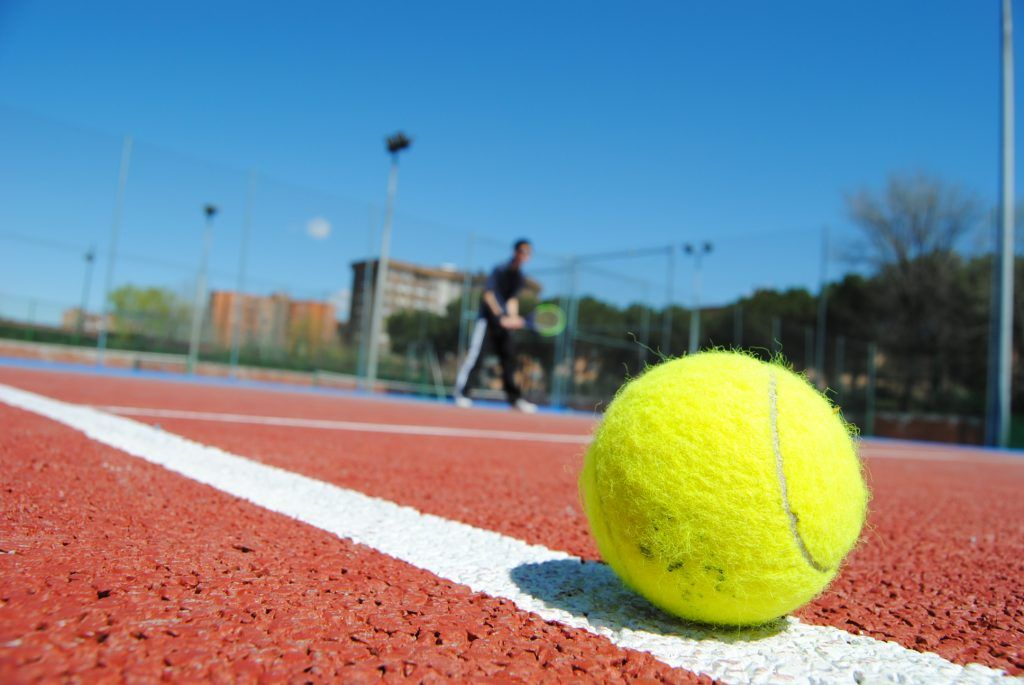
#> input picture src/tutorial-11/Imagenes/pelotaTenis_1.jpg, 1024 x 685 px
$ python resaltarPelota.py
#> lines starting #> are read from the running program, lines starting #| are printed output that depends on the picture; after the words box and inside, x2 and y2 are one past the last pixel; in counts of white or black regions, pixels touching at a corner belong together
#!/usr/bin/env python

#Se importan las librerías necesarias
import numpy as np
import cv2

#Muchas de las siguientes función son a partir de los tutoriales anteriores
def leerImagenRGB(nombreImagen, mostrar):
    imagen = cv2.imread(nombreImagen)
    if mostrar:
        cv2.imshow("Imagen RGB", imagen)
    return imagen

#La siguiente función es para filtrar una imagen por un rango de valores
def filtrarColor(imagenRGB, valorMin, valorMax, mostrar):
    imagenHSV = cv2.cvtColor(imagenRGB, cv2.COLOR_BGR2HSV)
    if mostrar:
        cv2.imshow("Imagen HSV", imagenHSV)

    #La función cv2.inRange va a retornar la imagen Binaria
    filtro = cv2.inRange(imagenHSV, valorMin, valorMax)
    return filtro

#Función para obtener los contornos de una imagen y mostrarla
def obtenerContornos(imagenBinaria, mostrar):
    contornos, jerarquia = cv2.findContours(
        imagenBinaria,
        cv2.RETR_EXTERNAL,
        cv2.CHAIN_APPROX_SIMPLE)

    if mostrar:
        cv2.drawContours(
            imagenBinaria,                 #Imagen a procesar
            contornos,                      #Contornos a dibujar
            -1,                             #Indica el contorno que se marcará (-1 para todos)
            (255, 0, 0),                    #Color del contorno
            1)                              #Grosor del contorno
        cv2.imshow("Imagen Contorno", imagenBinaria)
    return contornos

#Función para obtener el centroide de un contorno
def obtenerCentroide(contorno):
    M = cv2.moments(contorno)
    cx = -1
    cy = -1
    if M['m00'] != 0:
        cx = int(M['m10']/M['m00'])
        cy = int(M['m01']/M['m00'])
    return cx, cy

#Función que sirve para procesar los contornos y mostrarlos
def dibujarContornos(imagenOriginal, imagenBinaria, listaContornos, mostrar):
    imagenNegra = np.zeros(imagenOriginal.shape, np.uint8)

    for contorno in listaContornos:
        area = cv2.contourArea(contorno)
        if area > 300:
            ((x, y), radio) = cv2.minEnclosingCircle(contorno)
            cv2.drawContours(imagenNegra, [contorno], -1, (255, 255, 255), 1)
            cv2.drawContours(imagenOriginal, [contorno], -1, (0, 255, 0), 1)
            cx, cy = obtenerCentroide(contorno)
            cv2.circle(imagenNegra, (int(cx), int(cy)), int(radio), (0, 255, 255), 2)
            cv2.circle(imagenOriginal, (int(cx), int(cy)), int(radio), (0, 255, 255), 2)

    if mostrar:
        cv2.imshow("Imagen Negra", imagenNegra)
        cv2.imshow("Imagen Original", imagenOriginal)

def main():
    nombreImagen = "./Imagenes/pelotaTenis_1.jpg"
    amarilloMin = (30, 100, 20)
    amarilloMax = (60, 240, 255)

    imagenRGB = leerImagenRGB(nombreImagen, False)
#> in leerImagenRGB, imagen is the input picture: shape (685, 1024, 3); mean B, G, R 139.8, 136, 124.9
    imagenBinaria = filtrarColor(imagenRGB, amarilloMin, amarilloMax, True)
#> in filtrarColor, `imagenHSV = cv2.cvtColor(imagenRGB, cv2.COLOR_BGR2HSV)`: imagenHSV: shape (685, 1024, 3); mean H, S, V 64.1, 136.8, 185.2
#> in filtrarColor, `filtro = cv2.inRange(imagenHSV, valorMin, valorMax)`:
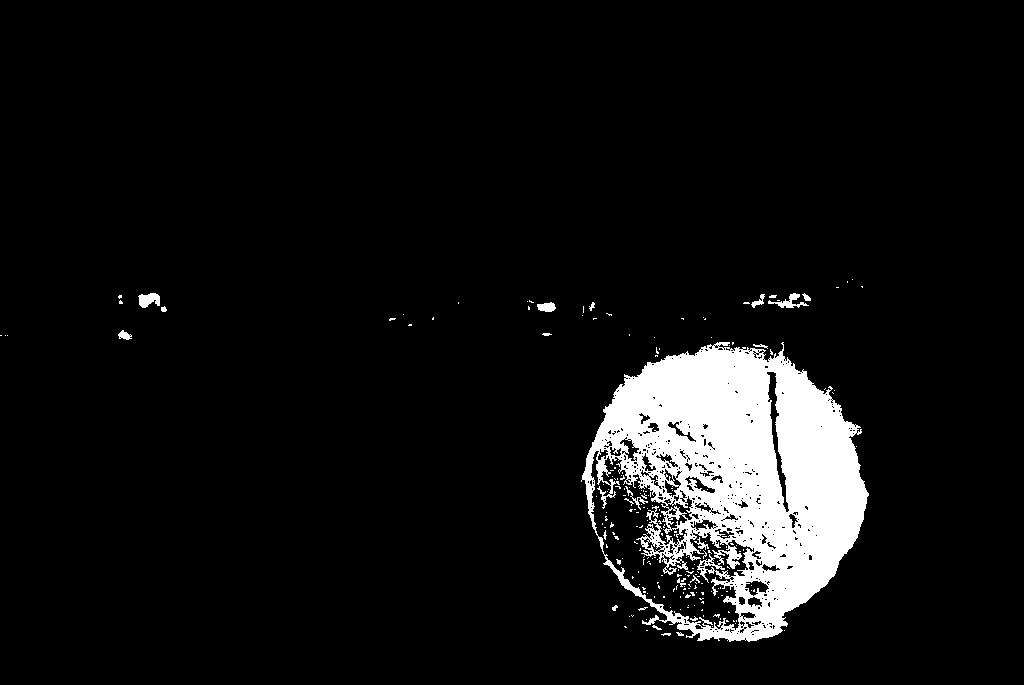
#> filtro: shape (685, 1024); 7.1% white; 213 white regions (192 under 20 px)
    listaContornos = obtenerContornos(imagenBinaria, False)
#> in obtenerContornos, `contornos, jerarquia = cv2.findContours( imagenBinaria, cv2.RETR_EXTER..`: contornos = 62 contours, 55 with area under 20; largest, box (x1, y1, x2, y2) and area: (581, 342, 869, 642) 62768, (138, 293, 160, 308) 198, (768, 293, 809, 308) 154, (537, 302, 556, 312) 118, (118, 330, 132, 340) 66, (751, 294, 765, 308) 54, (802, 293, 811, 301) 28; jerarquia = 62 rows, first 6: [1, -1, -1, -1], [2, 0, -1, -1], [3, 1, -1, -1], [4, 2, -1, -1], [5, 3, -1, -1], [6, 4, -1, -1]
#> listaContornos has the same summary as contornos in obtenerContornos
    dibujarContornos(imagenRGB, imagenBinaria, listaContornos, True)
#> the loop in dibujarContornos, `for contorno in listaContornos:` made 62 passes
#> (area, x, y, radio, cx, cy) on pass 23: (62768, 721.3, 486.9, 157.5, 724, 489)
#> area on passes 31, 47, 55, 56, 57, 58: 66.5, 117.5, 53.5, 28.5, 153.5, 198.5
#> after the loop in dibujarContornos, `for contorno in listaContornos:`:
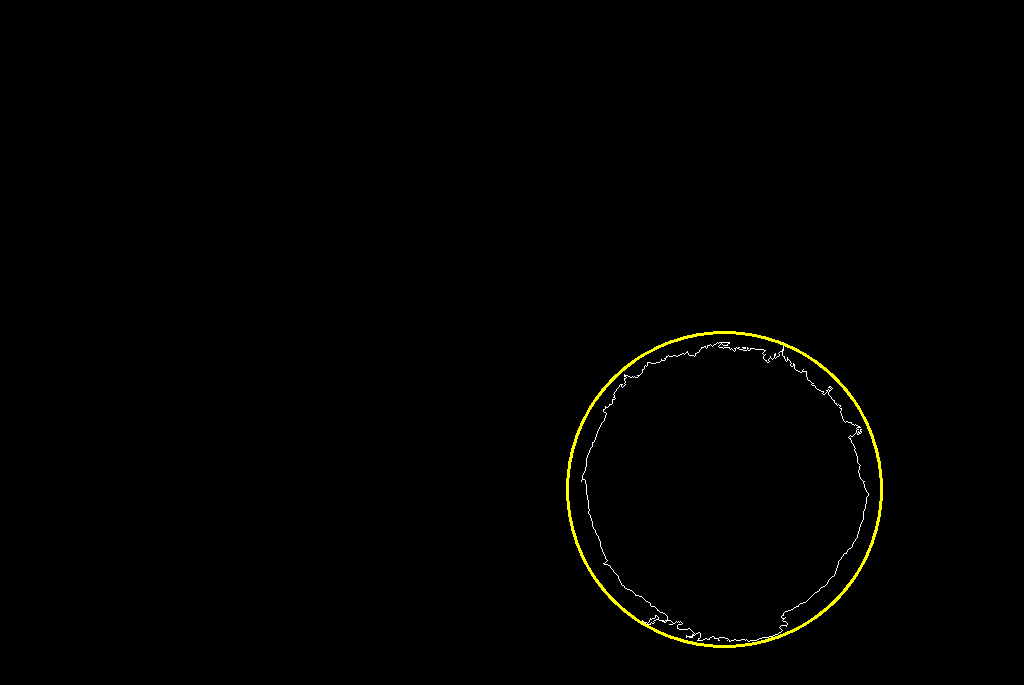
#> imagenNegra: shape (685, 1024, 3); mean B, G, R 0.4, 1.5, 1.5

    cv2.waitKey(0)
    cv2.destroyAllWindows()

if __name__ == "__main__":
    main()

$ run again, with src/tutorial-11/Imagenes/pelotaTenis_2.jpg copied over src/tutorial-11/Imagenes/pelotaTenis_1.jpg
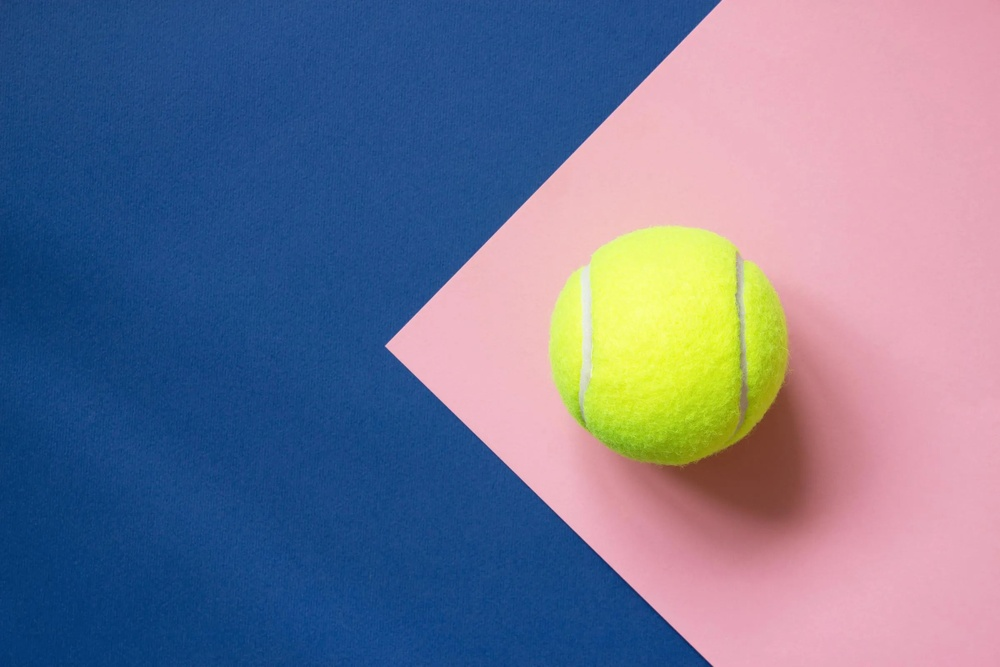
#> input picture src/tutorial-11/Imagenes/pelotaTenis_2.jpg, 1000 x 667 px, shrunk from 2400 x 1600 before the run
#> in leerImagenRGB, imagen is the input picture: shape (667, 1000, 3); mean B, G, R 145.5, 118.1, 114.7
#> imagenHSV: shape (667, 1000, 3); mean H, S, V 122.6, 152.5, 174.2
#> in filtrarColor, `filtro = cv2.inRange(imagenHSV, valorMin, valorMax)`:
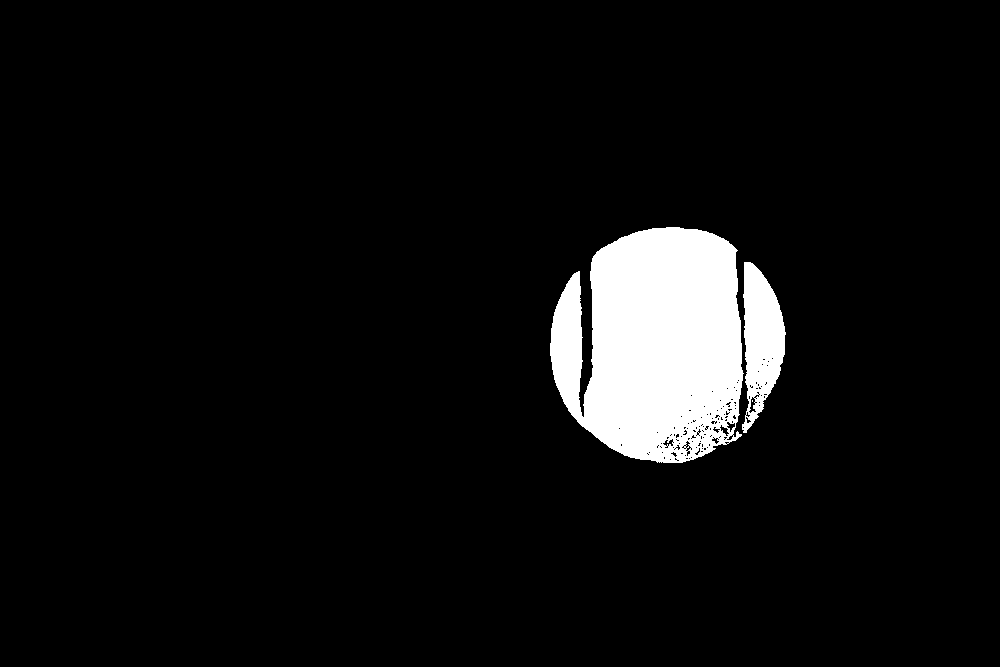
#> filtro: shape (667, 1000); 6% white; 3 white regions (1 under 20 px)
#> contornos = 2 contours; box (x1, y1, x2, y2) and area: (550, 227, 744, 463) 35520, (742, 262, 786, 433) 4560; jerarquia = [[1, -1, -1, -1], [-1, 0, -1, -1]]
#> listaContornos has the same summary as contornos in obtenerContornos
#> the loop in dibujarContornos, `for contorno in listaContornos:` made 2 passes
#> (area, x, y, radio, cx, cy) on passes 1 to 2: (4559.5, 746.5, 347, 85.07, 760, 339), (35519.5, 667.4, 343.7, 119.4, 655, 344)
#> after the loop in dibujarContornos, `for contorno in listaContornos:`:
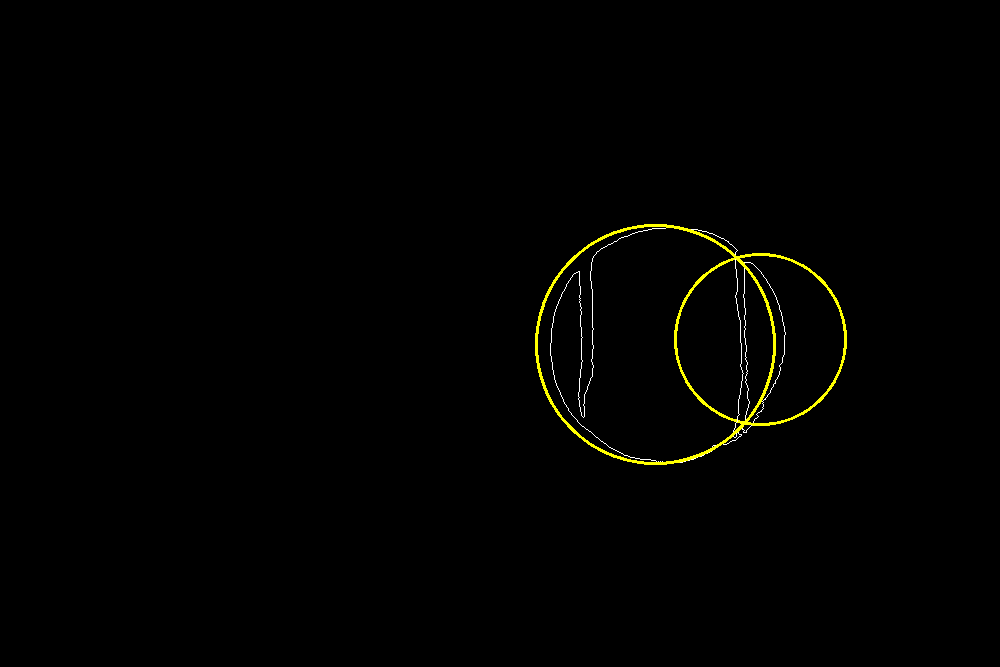
#> imagenNegra: shape (667, 1000, 3); mean B, G, R 0.5, 1.9, 1.9
